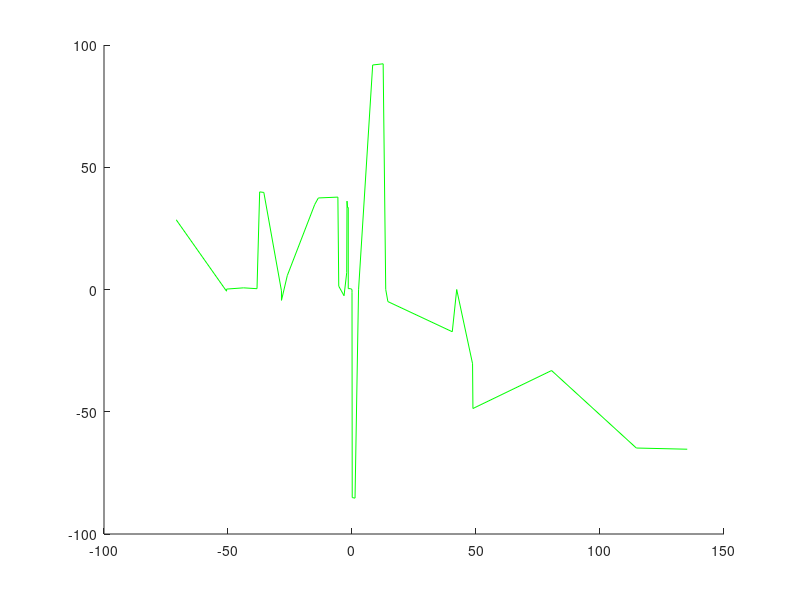

MATLAB code to generate this figure: (Note: this script raises an error after producing the figure.)
%%
clc,clear,close all


xCoordinates = [42.21479, 80.47213, 114.64668, 135.17445, 13.59706, 14.46672, 2.64041, -28.43397, -50.58953, -50.56452, 0.086, -2.01177, 8.33871, 40.43262, 48.76106, 48.6129, -0.56616, 1.21965, -5.34257, -38.30416, -43.74669, -70.88624, -26.099626, -3.20857, -28.448617, -37.234493, -2.12715, -35.552135, -5.693295, -13.571631, -15.02106, 0.0, -1.513332, -1.513244, 0.000158, -1.776894, 12.561916];
yCoordinates = [28.525614, -0.691124, 0.174775, 0.679239, 0.334144, 39.921744, 39.698884, -0.53582, -4.43603, 5.67742, 34.781043, 37.445463, 37.790323, 1.34714, -2.5428, 6.91936, 36.15788, 33.48443, 33.54486, 0.35274, 0.35152, -0.0215, -1.1651, -85.094953, -85.329793, -0.12113, 91.829103, 92.311553, 0.02, -4.94075, -17.27634, 0.0, -30.36348, -48.671313, -33.14508, -64.833055, -65.322673];


figure(1), hold on
plot(sort(xCoordinates),yCoordinates,'-g')


%%
clc,clear,close all

% Replace 'your_output_file.csv' with the actual filename exported from Python
csv_filename = 'XYcoordinates.csv';

% Load the CSV file
data = csvread(csv_filename, 1, 0); % Skip the header row

% Extract X and Y coordinates
X = data(:, 1);
Y = data(:, 2);

% Plot the coordinates
plot(X, Y, '-g', 'LineWidth',2); % 'o' for circular markers, you can choose other markers if you prefer
xlabel('X Coordinates');
ylabel('Y Coordinates');
title('Plot of SVG Path Nodes');
grid on;


%%
clc,clear, close all


%-------------------------------------------------
% Replace 'your_output_file.csv' with the actual filename exported from Python
csv_filename = 'XYcoordinates.csv';

% Load the CSV file
data = csvread(csv_filename, 1, 0); % Skip the header row

% Extract X and Y coordinates
X = data(:, 1);
Y = data(:, 2);

%-------------------------------------------------

% Replace 'your_image_file.png' with the actual filename of the image you want to use
image_filename = 'rcp.png';

% Load the image
background_image = imread(image_filename);
[ySize, xSize, ~] = size(background_image)
% Plot the image
imshow(background_image);

% Hold on to overlay the plot on top of the image
hold on;


%-------------------------------------------------

% Plot the coordinates on top of the image
pathXoffset = -150
pathYoffset = -100
X = X+pathXoffset;
Y = Y+pathYoffset;
plot(X, Y, '-g', 'LineWidth',2);


%-------------------------------------------------
% Set the axis labels and title
xlabel('X Coordinates');
ylabel('Y Coordinates');
title('Plot of SVG Path Nodes');


xlim([5, xSize-10])
ylim([5, ySize-25])

% Add grid if desired
grid on;

% Release the 'hold' state to prevent further superimposition
hold off;

%-------------------------------------------------


